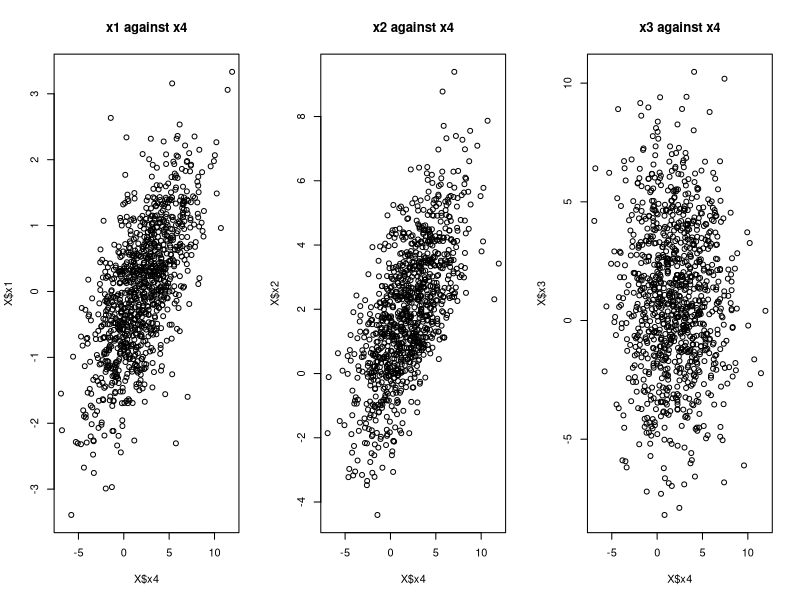

Here is the R script that generated this plot:
## ---- chunk 1
knitr::opts_chunk$set(echo = TRUE)

## ---- chunk 2
generate_data <- function() {
  x1 <- rnorm(n = 1000, mean=0, sd=1)
  x2 <- rnorm(n=1000, mean=2, sd=2)
  x3 <- rnorm(n=1000, mean=1, sd=3)
  x4 <- 2*x1 + x2 + rnorm(n=1000, mean=0, sd=1) 

  X <- data.frame(1,x1, x2, x3, x4)
}

generate_y <- function(X) {
    y <- 3*X$x1 + 2*X$x2 + X$x4 + 1 + rnorm(n=1000, mean=0, sd=1)
}

X <- generate_data()
y <- generate_y(X)
colnames(X) <- c("x0", "x1", "x2", "x3", "x4")

find_beta_hat <- function(X, y) {
  # Applying the beta hat formula specified above
  X <- as.matrix(X)
  squared_X <- t(X)%*%X
  # Calculates the inverse of squared_X
  term_1 <- solve(squared_X)
  term_2 <- t(X)%*%y
  beta_hat <- term_1 %*% term_2
}

beta_hat <- find_beta_hat(X,y)

beta_hat
## ---- chunk 3
data <- data.frame(y, X)
model_1 <- lm(y ~ x1 + x2 + x3 + x4, data=data)
summary(model_1)
## ---- chunk 4
par(mfrow=c(1,3))
plot(X$x4,X$x1, main="x1 against x4")
plot(X$x4,X$x2, main="x2 against x4")
plot(X$x4,X$x3, main="x3 against x4")

## ---- chunk 5

model_2 <- lm(y ~ x1 + x2 + x3, data=data)
summary(model_2)
## ---- chunk 6
# Testing the impact of omitted variable bias on predicting with new data
X_new <- generate_data()
y_new <- generate_y(X_new)
calculate_prediction_error <- function(X_data, y_data, model) {
  predictions <- predict(model, X_data)
  
  mean_squared_error <- sum((y_data - predictions)^2)/nrow(X_data)
  
}


error_model_1 <- calculate_prediction_error(X_new, y_new, model_1)
error_model_2 <- calculate_prediction_error(X_new, y_new, model_2)

data.frame(list("Model"=c("Model 1", "Model 2"), 
                "MSE"=c(error_model_1, error_model_2)))

